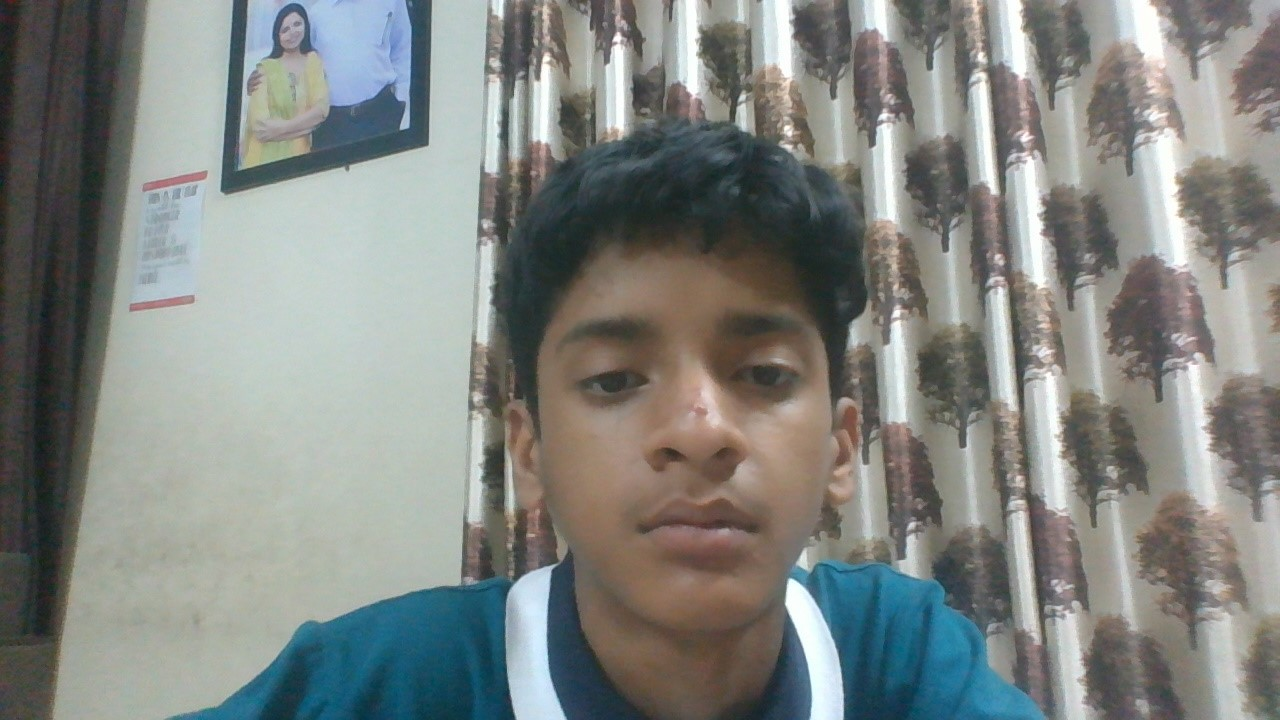
#> input picture Face_Recognition/pictures/1.jpg, 1280 x 720 px
$ python -i main.py   (imports and definitions only)
#> lines starting #> are read from the running program, lines starting #| are printed output that depends on the picture
#> further down, picture is the input picture: shape (720, 1280, 3); mean B, G, R 129.6, 133.3, 129.6
import cv2
import numpy as np

# Load the pre-trained face detection model
face_cascade = cv2.CascadeClassifier('C:\\Users\\Hp\\Desktop\\Face_Recognition\\haarcascade_frontalface_default.xml')

# Load the pre-trained face recognition model
model = cv2.face.LBPHFaceRecognizer_create()
# [1 line not run here, left out]

# Define a function to recognize faces in an image
def recognize_faces(image):
    # Convert the image to grayscale
    gray = cv2.cvtColor(image, cv2.COLOR_BGR2GRAY)
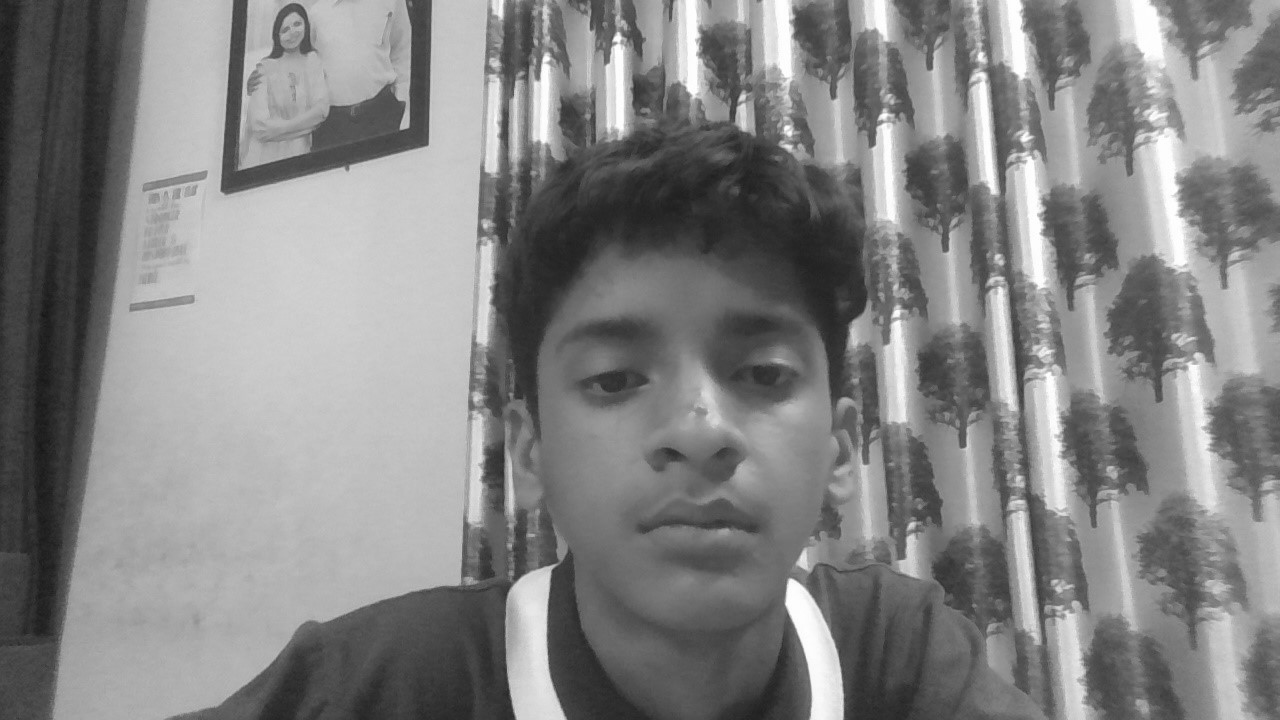
#> gray: shape (720, 1280); min 21, max 255, mean 131.7

    # Detect faces in the image
    faces = face_cascade.detectMultiScale(gray, scaleFactor=1.1, minNeighbors=5, minSize=(30, 30))
#> faces = [[275, 14, 35, 35], [118, 144, 107, 107], [478, 203, 425, 425]]

    # Loop over each face in the image
    for (x, y, w, h) in faces:
        # Extract the face from the image
        face = gray[y:y+h, x:x+w]

        # Resize the face to the required size
        face = cv2.resize(face, (96, 96))

        # Normalize the pixel values of the face
        face = face / 255.0

        # Use the model to predict the identity of the face
        identity, confidence = model.predict(face)

        # Print the predicted identity and confidence
        print('Identity:', identity, 'Confidence:', confidence)

        # Draw a rectangle around the face
        cv2.rectangle(image, (x, y), (x+w, y+h), (0, 255, 0), 2)

        if identity <= 5:
            identity = str(identity)
            identity = "Naitik"
            with open('C:\\Users\\Hp\\Desktop\\AI\\commondata.txt', 'w') as file:
                file.truncate(0)
                file.write("Naitik")

        # [9 lines of commented-out code are left out]
        cv2.putText(image, str(identity), (x, y-10), cv2.FONT_HERSHEY_SIMPLEX, 0.9, (0, 255, 0), 2)
#> this loop made 1 pass
#> pass 1, in recognize_faces, `face = gray[y:y+h, x:x+w]`:
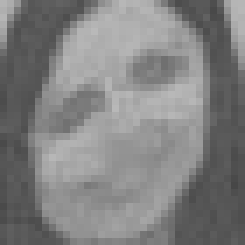
#> face: shape (35, 35) (shown 7 times larger); min 71, max 185, mean 129.1

    return image

# Open the video stream
# [23 lines not run here, left out]

>>> import cv2
>>> picture = cv2.imread('pictures/1.jpg')
#> (the run stopped early here; a loop or call above may not have finished)

$ run again, on Face_Recognition/pictures/2.jpg
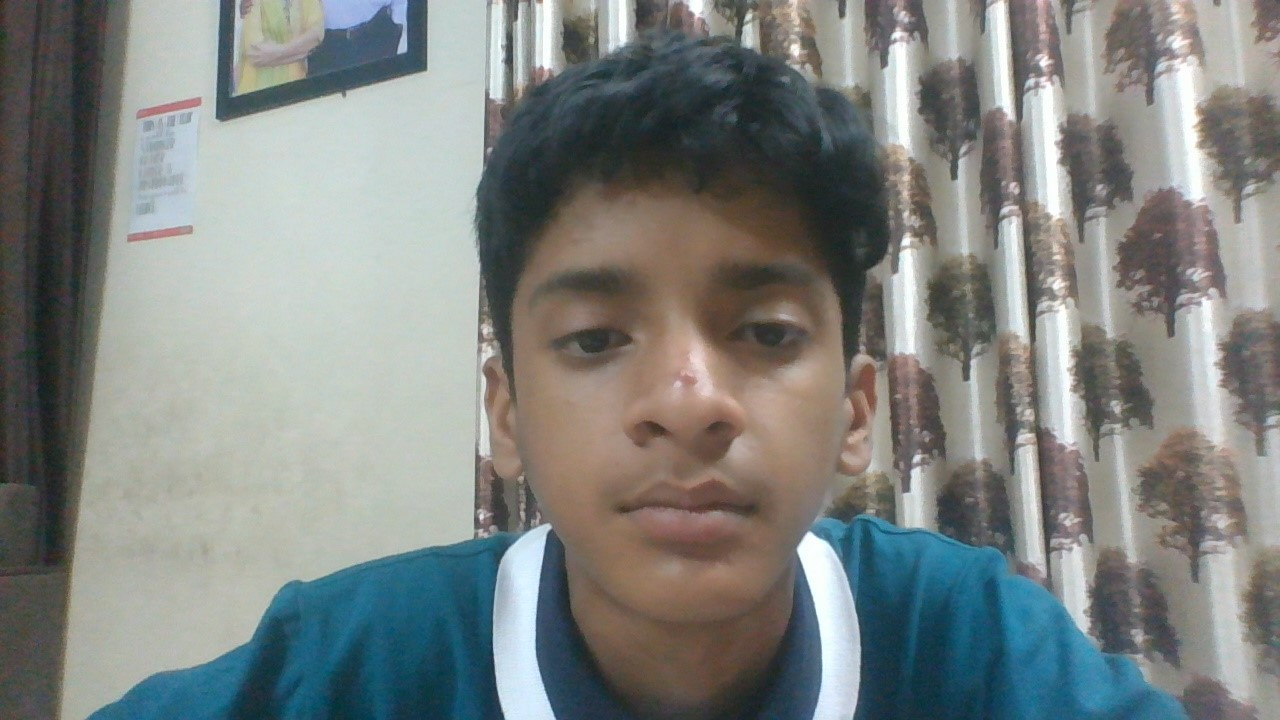
#> input picture Face_Recognition/pictures/2.jpg, 1280 x 720 px
#> picture is the input picture: shape (720, 1280, 3); mean B, G, R 129.1, 131.7, 127.3
#> in recognize_faces, `gray = cv2.cvtColor(image, cv2.COLOR_BGR2GRAY)`:
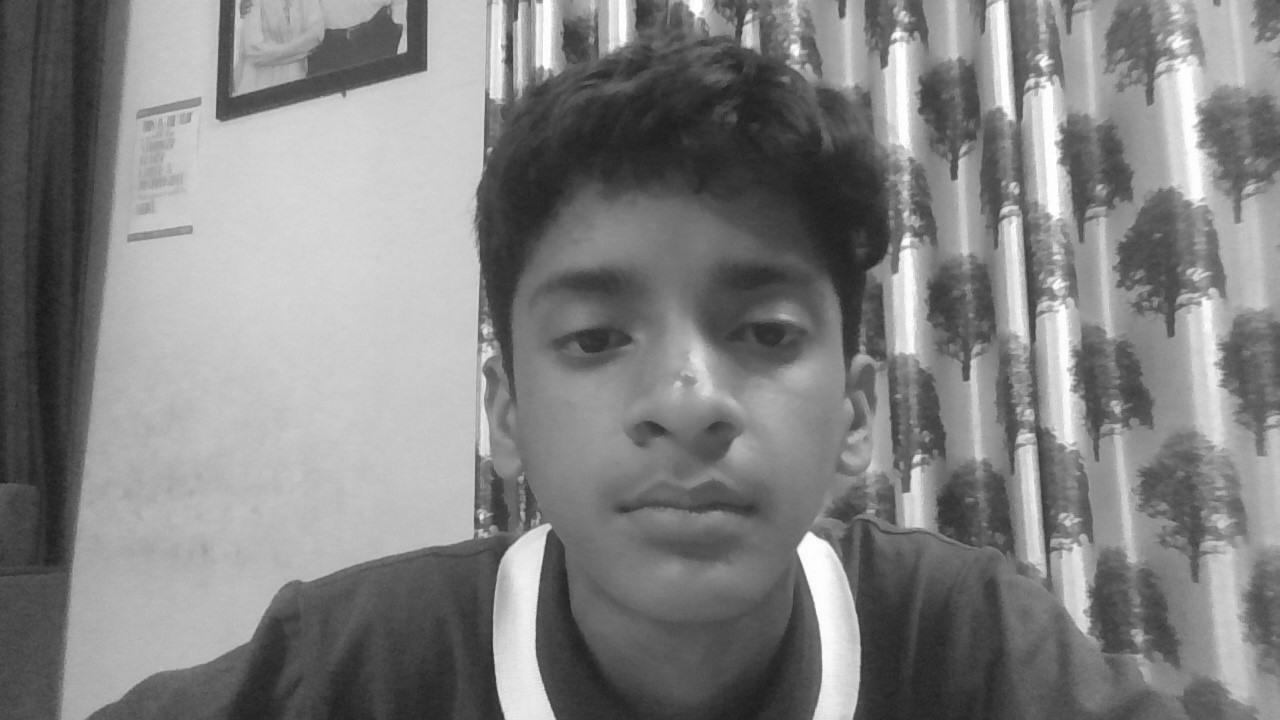
#> gray: shape (720, 1280); min 23, max 255, mean 130.1
#> faces = [[441, 143, 483, 483]]
#> the loop in recognize_faces, `for (x, y, w, h) in faces:` made 1 pass
#> pass 1, in recognize_faces, `face = cv2.resize(face, (96, 96))`:
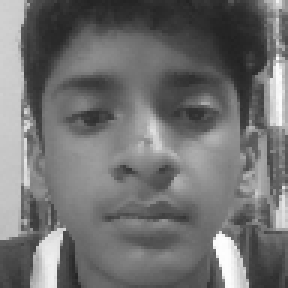
#> face: shape (96, 96) (shown 3 times larger); min 33, max 254, mean 112.9
